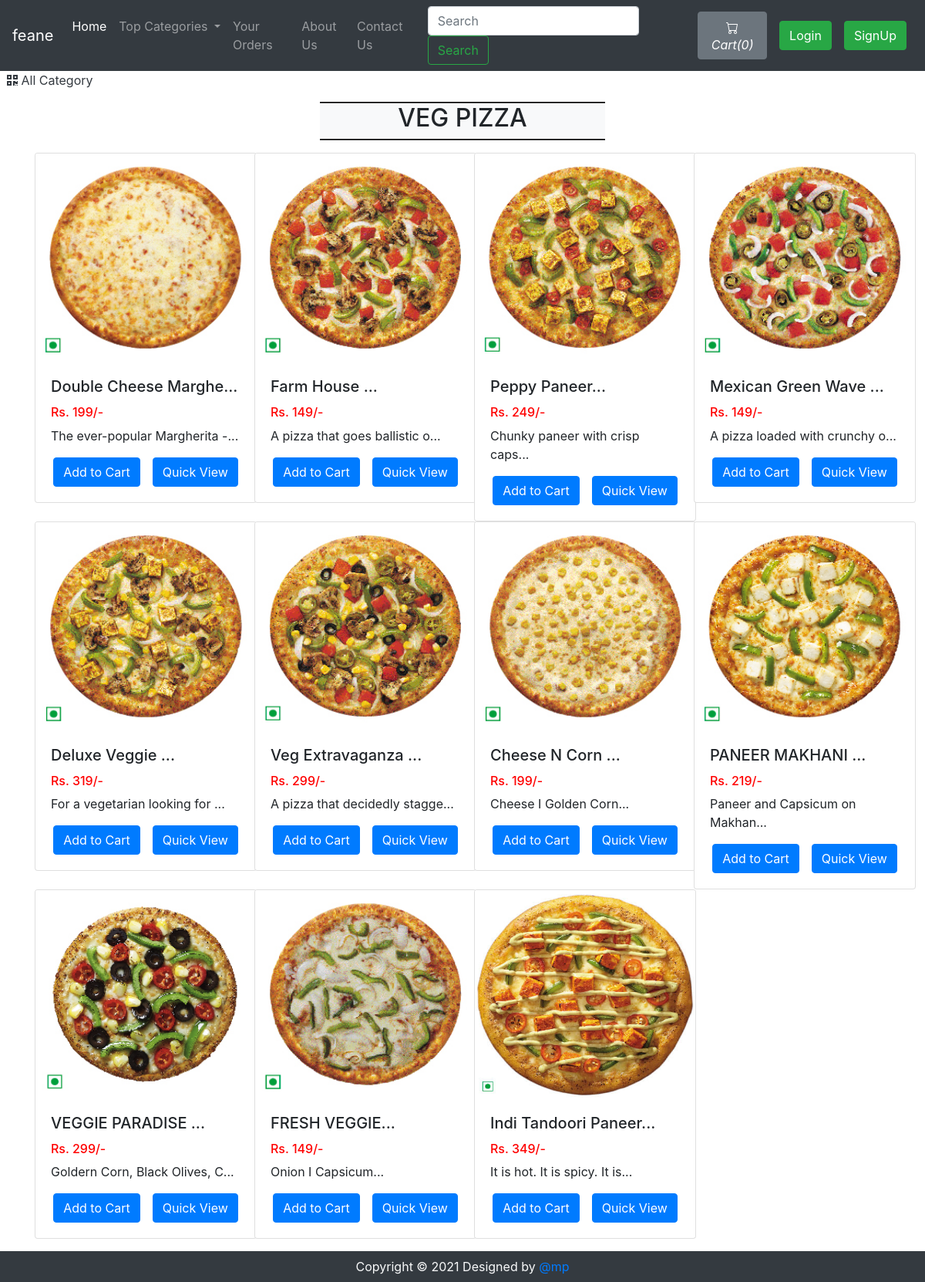
Screenshot of /viewPizzaList.php?catid=1 with the database file from the repository.
### tables this page shows
CREATE TABLE `sitedetail` (
  `tempId` int(11) NOT NULL,
  `systemName` varchar(21) NOT NULL,
  `email` varchar(35) NOT NULL,
  `contact1` bigint(21) NOT NULL,
  `contact2` bigint(21) DEFAULT NULL COMMENT 'Optional',
  `address` text NOT NULL,
  `dateTime` datetime NOT NULL DEFAULT current_timestamp()
);

CREATE TABLE `pizza` (
  `pizzaId` int(12) NOT NULL,
  `pizzaName` varchar(255) NOT NULL,
  `pizzaPrice` int(12) NOT NULL,
  `pizzaDesc` text NOT NULL,
  `pizzaCategorieId` int(12) NOT NULL,
  `pizzaPubDate` datetime NOT NULL DEFAULT current_timestamp()
);

### viewPizzaList.php (the view, shortened to what this page needs)
<!doctype html>
<html lang="en">
<head>
    <link rel="stylesheet" href="https://stackpath.bootstrapcdn.com/bootstrap/4.4.1/css/bootstrap.min.css">
    <link rel="stylesheet" href="https://use.fontawesome.com/releases/v5.8.2/css/all.css">
</head>
<body>
    <?php include 'partials/_dbconnect.php';?>
    <?php require 'partials/_nav.php' ?>
    <div>&nbsp;
        <a href="index.php" class="active text-dark">
        <i class="fas fa-qrcode"></i>
            <span>All Category</span>
        </a>
    </div>
    <div class="container my-3" id="cont">
        <div class="col-lg-4 text-center bg-light my-3" style="margin:auto;border-top: 2px groove black;border-bottom: 2px groove black;">
            <h2 class="text-center"><span id="catTitle">Items</span></h2>
        </div>
        <div class="row">
        <?php
            $id = $_GET['catid'];
            $sql = "SELECT * FROM `pizza` WHERE pizzaCategorieId = $id";
            $result = mysqli_query($conn, $sql);
            while($row = mysqli_fetch_assoc($result)){
                $pizzaId = $row['pizzaId'];
                $pizzaName = $row['pizzaName'];
                $pizzaPrice = $row['pizzaPrice'];
                $pizzaDesc = $row['pizzaDesc'];
                echo '<div class="col-xs-3 col-sm-3 col-md-3">
                        <div class="card" style="width: 18rem;">
                            <img src="img/pizza-'.$pizzaId. '.jpg" class="card-img-top" alt="image for this pizza" width="249px" height="270px">
                            <div class="card-body">
                                <h5 class="card-title">' . substr($pizzaName, 0, 20). '...</h5>
                                <h6 style="color: #ff0000">Rs. '.$pizzaPrice. '/-</h6>
                                <p class="card-text">' . substr($pizzaDesc, 0, 29). '...</p>
                                <div class="row justify-content-center">';
                                if($loggedin){
                                    $quaSql = "SELECT `itemQuantity` FROM `viewcart` WHERE pizzaId = '$pizzaId' AND `userId`='$userId'";
                                    $quaresult = mysqli_query($conn, $quaSql);
                                    $quaExistRows = mysqli_num_rows($quaresult);
                                    if($quaExistRows == 0) {
                                        echo '<form action="partials/_manageCart.php" method="POST">
                                              <input type="hidden" name="itemId" value="'.$pizzaId. '">
                                              <button type="submit" name="addToCart" class="btn btn-primary mx-2">Add to Cart</button>';
                                    }else {
                                        echo '<a href="viewCart.php"><button class="btn btn-primary mx-2">Go to Cart</button></a>';
                                    }
                                }
                                else{
                                    echo '<button class="btn btn-primary mx-2" data-toggle="modal" data-target="#loginModal">Add to Cart</button>';
                                }
                            echo '</form>
                                <a href="viewPizza.php?pizzaid=' . $pizzaId . '" class="mx-2"><button class="btn btn-primary">Quick View</button></a>
                                </div>
                            </div>
                        </div>
                    </div>';
            }
            ?>
        </div>
    </div>
    <?php require 'partials/_footer.php' ?>
</body>
</html>

### partials/_nav.php (shortened to what this page needs)
<?php
if(isset($_SESSION['loggedin']) && $_SESSION['loggedin']==true){
  $loggedin= true;
  $userId = $_SESSION['userId'];
  $username = $_SESSION['username'];
}
else{
  $loggedin = false;
  $userId = 0;
}
$sql = "SELECT * FROM `sitedetail`";
$result = mysqli_query($conn, $sql);
$row = mysqli_fetch_assoc($result);
$systemName = $row['systemName'];
echo '<nav class="navbar navbar-expand-lg navbar-dark bg-dark">
      <a class="navbar-brand" href="index.php">'.$systemName.'</a>
      <button class="navbar-toggler" type="button" data-toggle="collapse" data-target="#navbarSupportedContent" aria-controls="navbarSupportedContent" aria-expanded="false" aria-label="Toggle navigation">
        <span class="navbar-toggler-icon"></span>
      </button>
      <div class="collapse navbar-collapse" id="navbarSupportedContent">
        <ul class="navbar-nav mr-auto">
          <li class="nav-item active">
            <a class="nav-link" href="index.php">Home <span class="sr-only">(current)</span></a>
          </li>
          <li class="nav-item dropdown">
            <a class="nav-link dropdown-toggle" href="#" id="navbarDropdown" role="button" data-toggle="dropdown" aria-haspopup="true" aria-expanded="false">
              Top Categories
            </a>
            <div class="dropdown-menu" aria-labelledby="navbarDropdown">';
            echo '</div>
          </li>
          <li class="nav-item">
            <a class="nav-link" href="viewOrder.php">Your Orders</a>
          </li>
          <li class="nav-item">
            <a class="nav-link" href="about.php">About Us</a>
          </li>
          <li class="nav-item">
            <a class="nav-link" href="contact.php">Contact Us</a>
          </li>
        </ul>
        <form method="get" action="/feane/search.php" class="form-inline my-2 my-lg-0 mx-3">
          <input class="form-control mr-sm-2" type="search" name="search" id="search" placeholder="Search" aria-label="Search" required>
          <button class="btn btn-outline-success my-2 my-sm-0" type="submit">Search</button>
        </form>';
        $countsql = "SELECT SUM(`itemQuantity`) FROM `viewcart` WHERE `userId`=$userId";
        $countresult = mysqli_query($conn, $countsql);
        $countrow = mysqli_fetch_assoc($countresult);
        $count = $countrow['SUM(`itemQuantity`)'];
        if(!$count) {
          $count = 0;
        }
        echo '<a href="viewCart.php"><button type="button" class="btn btn-secondary mx-2" title="MyCart">
          <svg xmlns="img/cart.svg" width="16" height="16" fill="currentColor" class="bi bi-cart" viewBox="0 0 16 16">
            <path d="M0 1.5A.5.5 0 0 1 .5 1H2a.5.5 0 0 1 .485.379L2.89 3H14.5a.5.5 0 0 1 .491.592l-1.5 8A.5.5 0 0 1 13 12H4a.5.5 0 0 1-.491-.408L2.01 3.607 1.61 2H.5a.5.5 0 0 1-.5-.5zM3.102 4l1.313 7h8.17l1.313-7H3.102zM5 12a2 2 0 1 0 0 4 2 2 0 0 0 0-4zm7 0a2 2 0 1 0 0 4 2 2 0 0 0 0-4zm-7 1a1 1 0 1 1 0 2 1 1 0 0 1 0-2zm7 0a1 1 0 1 1 0 2 1 1 0 0 1 0-2z"/>
          </svg>
          <i class="bi bi-cart">Cart(' .$count. ')</i>
        </button></a>';
        if($loggedin){
          echo '<ul class="navbar-nav mr-2">
            <li class="nav-item dropdown">
              <a class="nav-link dropdown-toggle" href="#" id="navbarDropdown" role="button" data-toggle="dropdown"> Welcome ' .$username. '</a>
              <div class="dropdown-menu" aria-labelledby="navbarDropdown">
                <a class="dropdown-item" href="partials/_logout.php">Logout</a>
              </div>
            </li>
          </ul>
          <div class="text-center image-size-small position-relative">
            <a href="viewProfile.php"><img src="img/person-' .$userId. '.jpg" class="rounded-circle" onError="this.src = \'img/profilePic.jpg\'" style="width:40px; height:40px"></a>
          </div>';
        }
        else {
          echo '
          <button type="button" class="btn btn-success mx-2"  data-toggle="modal" data-target="#loginModal">Login</button>
          <button type="button" class="btn btn-success mx-2"  data-toggle="modal" data-target="#signupModal">SignUp</button>';
        }
  echo '</div>
    </nav>';
?>

### viewPizzaList.php (style rules this page uses)
#cont { min-height : 570px; }

### rows the page displays
sitedetail: systemName "feane"
pizza: shows a picture, pizzaName "Double Cheese Marghe", pizzaPrice "199", pizzaDesc "The ever-popular Margherita -"
pizza: shows a picture, pizzaName "Farm House", pizzaPrice "149", pizzaDesc "A pizza that goes ballistic o"
pizza: shows a picture, pizzaName "Peppy Paneer", pizzaPrice "249", pizzaDesc "Chunky paneer with crisp caps"
pizza: shows a picture, pizzaName "Mexican Green Wave", pizzaPrice "149", pizzaDesc "A pizza loaded with crunchy o"
pizza: shows a picture, pizzaName "Deluxe Veggie", pizzaPrice "319", pizzaDesc "For a vegetarian looking for"
pizza: shows a picture, pizzaName "Veg Extravaganza", pizzaPrice "299", pizzaDesc "A pizza that decidedly stagge"
pizza: shows a picture, pizzaName "Cheese N Corn", pizzaPrice "199", pizzaDesc "Cheese I Golden Corn"
pizza: shows a picture, pizzaName "PANEER MAKHANI", pizzaPrice "219", pizzaDesc "Paneer and Capsicum on Makhan"
pizza: shows a picture, pizzaName "VEGGIE PARADISE", pizzaPrice "299", pizzaDesc "Goldern Corn, Black Olives, C"
pizza: shows a picture, pizzaName "FRESH VEGGIE", pizzaPrice "149", pizzaDesc "Onion I Capsicum"
pizza: shows a picture, pizzaName "Indi Tandoori Paneer", pizzaPrice "349", pizzaDesc "It is hot. It is spicy. It is"

### other values shown
$count "0"
